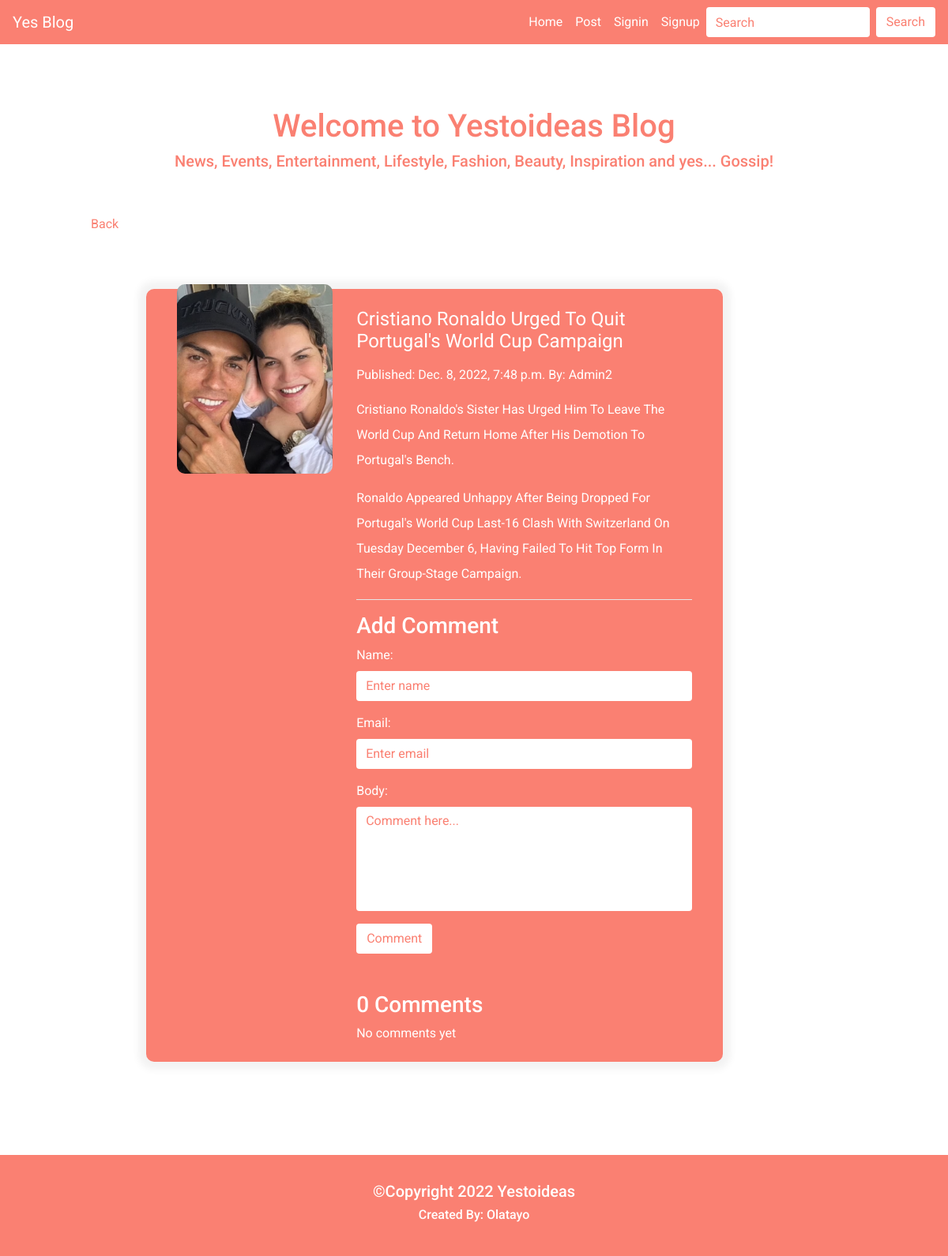
The page /single/detail/cristiano-ronaldo-urged-to-quit-portugals-world-cup-campaign/ on the database its author committed.
### blog/models.py (models this page shows, shortened)
class Post(models.Model):
    author = models.ForeignKey(User, on_delete= models.CASCADE)
    title = models.CharField(max_length=200, unique=True, blank=True, null=True)
    slug = models.SlugField(max_length=200, unique=True)
    image = models.ImageField(upload_to='post_image/%Y/%m/%d/', default='img.jpg', blank=True, null=True)
    content = models.TextField(blank=True, null=True)
    date_created = models.DateTimeField(auto_now_add=True)
    date_updated = models.DateTimeField(auto_now= True)
    status = models.CharField(max_length=200, choices=STATUS, default='draft', blank=True, null=True)
    class Meta:
        ordering = ['-date_created']

### blog/views.py (the view)
# urls.py: path('single/detail/<slug:slug>/', views.post_details, name='detail'),
def post_details(request,slug):
    url = request.META.get('HTTP_REFERER')
    detail = Post.objects.get(slug=slug, status='publish')
    comments = Comment.objects.filter(active=True).filter(parent=None)
    new_comment = None
    if request.method == 'POST':
        comment_form = CommentForm(data=request.POST)
        if comment_form.is_valid():
            new_comment = comment_form.save(commit=False)
            new_comment.post = detail
            new_comment.save()
            messages.success(request, 'Comment added.')
            return redirect(url)
    else:
        comment_form = CommentForm()
    context ={
        'detail': detail,
        'comments': comments,
        'comment_form':comment_form,
    }
    return render(request, 'details.html', context)

### blog/forms.py
class CommentForm(forms.ModelForm):
    class Meta:
        model = Comment
        fields = ('name', 'email', 'body')
    def __init__(self, *args, **kwargs):
        super(CommentForm, self).__init__(*args, **kwargs)
        self.fields['name'].widget.attrs = {'placeholder': 'Enter name','class':'form-control'}
        self.fields['email'].widget.attrs = {'placeholder': 'Enter email', 'class':'form-control'}
        self.fields['body'].widget.attrs = {'placeholder': 'Comment here...', 'class':'form-control', 'rows':'5'}

### blog/templates/details.html (shortened to what this page needs)
{% extends 'base.html' %}
{% block title %} | {{detail.title}} {% endblock title %} {% block content %}
{% include 'welcome.html' %}
<div class="container-fluid mb-5">
    <div class="row">
        <div class="col-sm-12 col-md-2 col-lg-1"></div>
        <div class="col-sm-12 col-md-8 col-lg-9">
            <a href="{% url 'allpost' %}" style="text-decoration: none;color:salmon">Back</a>
            <div class="row  p-4 powertblog">
                <div class="col-sm-12 col-mm-12 col-lg-4">
                    <div class="myimg">
                        <img src="{{ detail.image.url }}" style="width:15rem;height:15rem" class="img-fluid">
                    </div>
                </div>
                <div class="col-sm-12 col-mm-12 col-lg-8">
                    <div class="mytitile mb-3">
                        <h2>{{ detail.title|title}}</h2>
                    </div>
                    <div class="mydate mb-2">
                        <span>Published: {{ detail.date_created }}</span>
                        <span>By: {{ detail.author|title}}</span>
                    </div>
                    <div class="details mb-2">
                        <p>
                            {{ detail.content|safe|linebreaks }}
                        </p>
                    </div>
                    <div class="readmore mb-2">
                        <hr class="rule">
                        <h3>Add Comment</h3>
                        <form  action="{% url 'detail' detail.slug %}" method="POST">
                            {{ comment_form.as_p }}
                            <button type="submit" class="btn blogbtn">Comment</button>
                        </form>
                    </div>
                    {% with comments.count as total_comments %}
                    <h3 class="mt-5 comla">
                        {{ total_comments }} comment{{ total_comments|pluralize }}
                    </h3>
                    {% endwith %}
                    {% if not detail.comments.all %}
                        No comments yet
                    {% else %}
                        {% for comment in detail.get_comments %}
                            {% include 'comment.html' with comment=comment %}
                        {% endfor %}
                    {% endif %}
                </div>
            </div>
        </div>
        <div class="col-sm-12 col-md-2 col-lg-2"></div>
    </div>
</div>
{% endblock content %}

### blog/static/css/style.css (style rules this page uses)
html { height: 100%; }
body { display: flex; flex-direction: column; min-height: 100%; font-family: 'Roboto', sans-serif; }
.myimg img { width: 80%; height: 50%; transform: translateY(-30px); object-fit: cover; border-radius: 10px; box-shadow: 0 0 8p 3px rgba(0, 0, 0, .3); }
.mydate span { color: #fff; }
.mytitile h2 { font-style: normal; font-weight: 400; text-transform: capitalize; color: #fff; font-size: 1.5rem; }
.details p { font-style: normal; line-height: 2; text-transform: capitalize; color: #fff; }
.powertblog { background: salmon; margin: 8%; box-shadow: 0 0 10px 10px rgba(0, 0, 0, .05); border-radius: 10px; color: #fff; }
.powertblog .myimg img { width: 100%; height: 100%; transform: translateY(-30px); object-fit: cover; border-radius: 10px; box-shadow: 0 0 8p 3px rgba(0, 0, 0, .3); }
.rule { background: #fff; }
.form-control { box-shadow: none; outline: none; border: none; color: salmon; resize: none; }
.form-control::placeholder { color: salmon; }
.blogbtn, .btn-sm { background: #fff; color: salmon; text-transform: capitalize; box-shadow: none; outline: none; }
.comla { text-transform: capitalize; }

### rows shown on the page
Post: image (picture), title "Cristiano Ronaldo Urged To Quit Portugal's World Cup Campaign", date_created "Dec. 8, 2022, 7:48 p.m.", author "Admin2", content "Cristiano Ronaldo's Sister Has Urged Him To Leave The World Cup And Return Home After His Demotion To Portugal's Bench. Ronaldo Appeared Unhappy After Being Dropped For Portugal's World Cup Last-16 Clash With Switzerland On Tuesday December 6, Having Failed To Hit Top Form In Their Group-Stage Campaign."

### other values the page prints
{{ total_comments }} "0"
